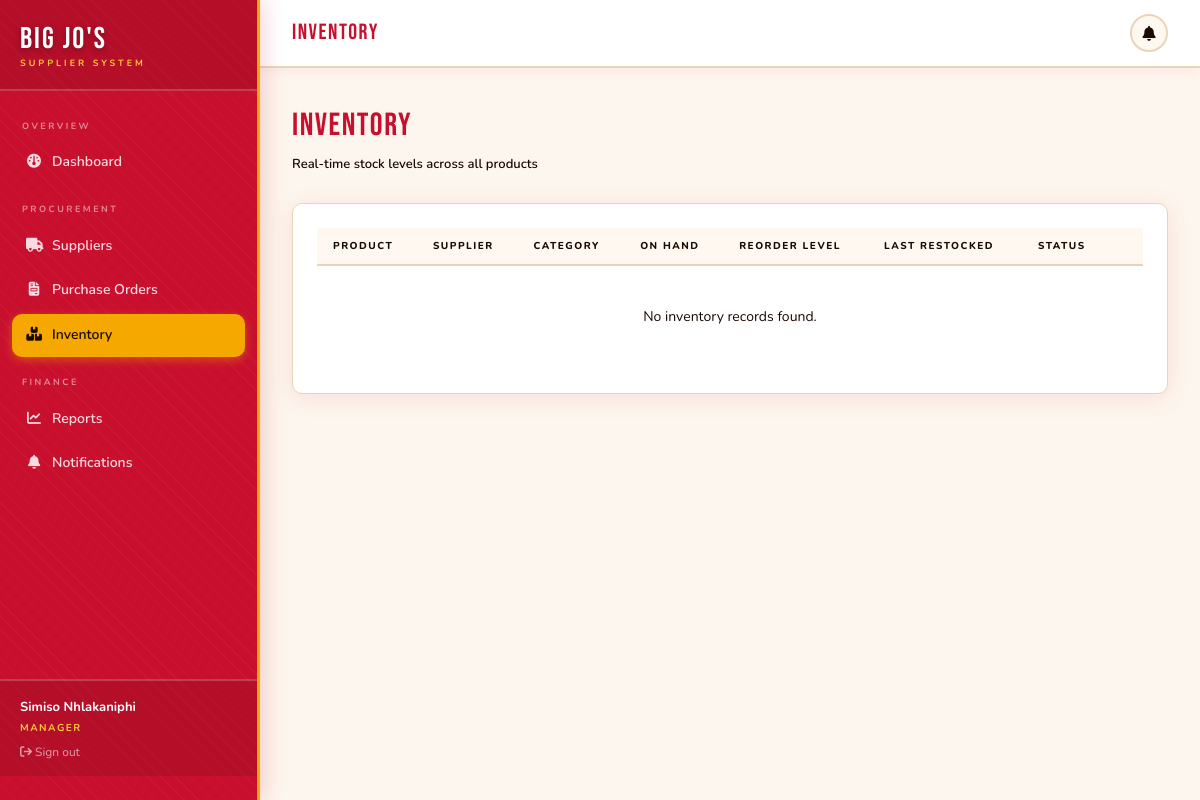
The app's page /manager/inventory (signed in), older data.
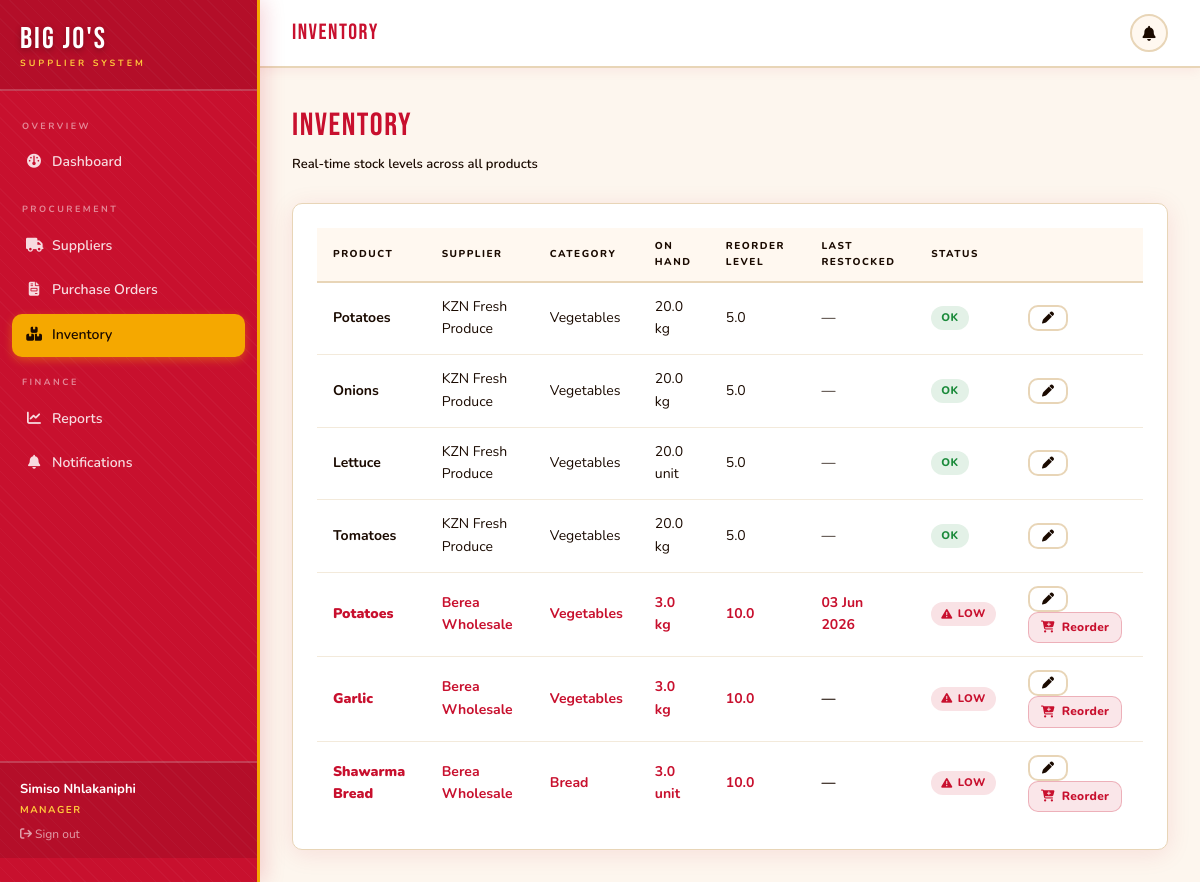
The same page, newer data.
### app/models/__init__.py (models this page shows, shortened)
class Inventory(db.Model):
    __tablename__ = 'inventory'
    id = db.Column(db.Integer, primary_key=True)
    product_id = db.Column(db.Integer, db.ForeignKey('product.id'), unique=True)
    qty_on_hand = db.Column(db.Float, default=0)
    reorder_level = db.Column(db.Float, default=5)
    last_restocked = db.Column(db.DateTime)
    @property
    def is_low(self):
        return self.qty_on_hand <= self.reorder_level

class Product(db.Model):
    __tablename__ = 'product'
    id = db.Column(db.Integer, primary_key=True)
    supplier_id = db.Column(db.Integer, db.ForeignKey('supplier.id'), nullable=False)
    name = db.Column(db.String(120), nullable=False)
    category = db.Column(db.String(80))
    unit_cost = db.Column(db.Float, nullable=False)
    unit_of_measure = db.Column(db.String(20), default='kg')
    shelf_life_days = db.Column(db.Integer, default=7)
    available = db.Column(db.Boolean, default=True)
    inventory = db.relationship('Inventory', backref='product', uselist=False)
    order_lines = db.relationship('OrderLine', backref='product', lazy='dynamic')

class Supplier(db.Model):
    __tablename__ = 'supplier'
    id = db.Column(db.Integer, primary_key=True)
    user_id = db.Column(db.Integer, db.ForeignKey('user.id'), unique=True)
    company_name = db.Column(db.String(120), nullable=False)
    region = db.Column(db.String(100))
    rating = db.Column(db.Float, default=3.0)
    bank_details = db.Column(db.String(200))
    products = db.relationship('Product', backref='supplier', lazy='dynamic')
    orders = db.relationship('PurchaseOrder', backref='supplier', lazy='dynamic')

### app/manager/__init__.py (the view)
@bp.route('/inventory')
@manager_required
def inventory():
    items = Inventory.query.join(Product).join(Supplier).all()
    return render_template('manager/inventory.html', items=items)

### app/__init__.py (called while the page is built)
@login_manager.user_loader
def load_user(user_id):
    from app.models import User
    return db.session.get(User, int(user_id))

### app/manager/__init__.py (called while the page is built)
def manager_required(f):
    @wraps(f)
    def decorated(*args, **kwargs):
        if not current_user.is_authenticated or current_user.role not in ('manager', 'admin'):
            flash('Access restricted to managers.', 'danger')
            return redirect(url_for('auth.login'))
        return f(*args, **kwargs)
    return login_required(decorated)

### app/templates/manager/inventory.html (shortened to what this page needs)
{% extends 'shared/dashboard_layout.html' %}
{% block page_title %}Inventory{% endblock %}
{% block content %}
<div class="page-header">
  <div>
    <div class="page-title">Inventory</div>
    <div class="page-subtitle">Real-time stock levels across all products</div>
  </div>
</div>
<div class="card">
  <div class="table-wrap">
    <table>
      <thead>
        <tr>
          <th>Product</th>
          <th>Supplier</th>
          <th>Category</th>
          <th>On Hand</th>
          <th>Reorder Level</th>
          <th>Last Restocked</th>
          <th>Status</th>
          <th></th>
        </tr>
      </thead>
      <tbody>
        {% for item in items %}
        <tr {% if item.is_low %}class="low-stock"{% endif %}>
          <td><strong>{{ item.product.name }}</strong></td>
          <td>{{ item.product.supplier.company_name }}</td>
          <td>{{ item.product.category }}</td>
          <td>{{ item.qty_on_hand }} {{ item.product.unit_of_measure }}</td>
          <td>{{ item.reorder_level }}</td>
          <td>
            {% if item.last_restocked %}
              {{ item.last_restocked.strftime('%d %b %Y') }}
            {% else %}
              <span style="color:var(--muted)">—</span>
            {% endif %}
          </td>
          <td>
            {% if item.is_low %}
              <span class="pill pill-warning"><i class="fa-solid fa-triangle-exclamation"></i> Low</span>
            {% else %}
              <span class="pill pill-confirmed">OK</span>
            {% endif %}
          </td>
          <td>
            <a href="{{ url_for('manager.edit_inventory', item_id=item.id) }}" class="btn btn-outline btn-sm">
              <i class="fa-solid fa-pen"></i>
            </a>
            {% if item.is_low %}
            <a href="{{ url_for('manager.new_order') }}" class="btn btn-danger btn-sm">
              <i class="fa-solid fa-cart-plus"></i> Reorder
            </a>
            {% endif %}
          </td>
        </tr>
        {% else %}
        <tr><td colspan="8" style="text-align:center;color:var(--muted);padding:40px;">No inventory records found.</td></tr>
        {% endfor %}
      </tbody>
    </table>
  </div>
</div>
{% endblock %}

Row changes from the older to the newer data that the page shows:
added Inventory: product.name "Potatoes", product.supplier.company_name "KZN Fresh Produce", product.category "Vegetables", qty_on_hand "20.0", product.unit_of_measure "kg", reorder_level "5.0", shows "OK"
added Inventory: product.name "Onions", product.supplier.company_name "KZN Fresh Produce", product.category "Vegetables", qty_on_hand "20.0", product.unit_of_measure "kg", reorder_level "5.0", shows "OK"
added Inventory: product.name "Lettuce", product.supplier.company_name "KZN Fresh Produce", product.category "Vegetables", qty_on_hand "20.0", product.unit_of_measure "unit", reorder_level "5.0", shows "OK"
added Inventory: product.name "Tomatoes", product.supplier.company_name "KZN Fresh Produce", product.category "Vegetables", qty_on_hand "20.0", product.unit_of_measure "kg", reorder_level "5.0", shows "OK"
added Inventory: product.name "Potatoes", product.supplier.company_name "Berea Wholesale", product.category "Vegetables", qty_on_hand "3.0", product.unit_of_measure "kg", reorder_level "10.0", last_restocked "03 Jun 2026", shows "LOW"
added Inventory: product.name "Garlic", product.supplier.company_name "Berea Wholesale", product.category "Vegetables", qty_on_hand "3.0", product.unit_of_measure "kg", reorder_level "10.0", shows "LOW"
added Inventory: product.name "Shawarma Bread", product.supplier.company_name "Berea Wholesale", product.category "Bread", qty_on_hand "3.0", product.unit_of_measure "unit", reorder_level "10.0", shows "LOW"
Text that changed along with them:
text no longer shown: "No inventory records found."
